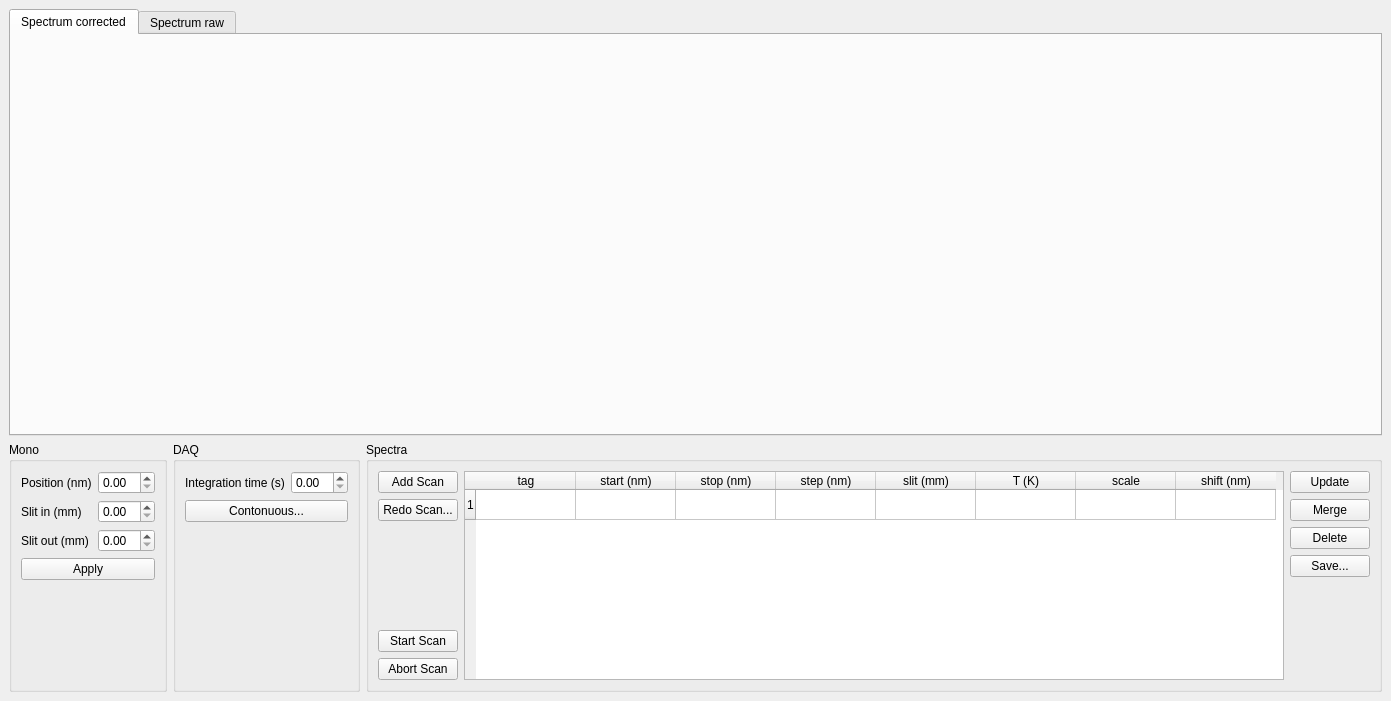
<?xml version="1.0" encoding="UTF-8"?>
<ui version="4.0">
 <class>MainWindow</class>
 <widget class="QMainWindow" name="MainWindow">
  <property name="geometry">
   <rect>
    <x>0</x>
    <y>0</y>
    <width>1369</width>
    <height>701</height>
   </rect>
  </property>
  <property name="windowTitle">
   <string>PLSpec 0.01 beta</string>
  </property>
  <widget class="QWidget" name="centralwidget">
   <layout class="QVBoxLayout" name="verticalLayout_2">
    <item>
     <layout class="QVBoxLayout" name="layout_main_v">
      <item>
       <widget class="QTabWidget" name="tab_main_plots">
        <property name="currentIndex">
         <number>0</number>
        </property>
        <widget class="QWidget" name="tab_spec_corrected">
         <attribute name="title">
          <string>Spectrum corrected</string>
         </attribute>
         <layout class="QVBoxLayout" name="verticalLayout_6">
          <item>
           <layout class="QVBoxLayout" name="layout_spec_raw_v">
            <item>
             <widget class="PlotWidget" name="plot_main_corrected" native="true"/>
            </item>
           </layout>
          </item>
         </layout>
        </widget>
        <widget class="QWidget" name="tab_spec_raw">
         <attribute name="title">
          <string>Spectrum raw</string>
         </attribute>
         <layout class="QVBoxLayout" name="verticalLayout_8">
          <item>
           <layout class="QVBoxLayout" name="layout_spec_corrected_v">
            <item>
             <widget class="PlotWidget" name="plot_main_raw" native="true"/>
            </item>
           </layout>
          </item>
         </layout>
        </widget>
       </widget>
      </item>
      <item>
       <layout class="QHBoxLayout" name="layout_panel_h">
        <item>
         <widget class="QGroupBox" name="gbox_mono">
          <property name="maximumSize">
           <size>
            <width>16777215</width>
            <height>250</height>
           </size>
          </property>
          <property name="title">
           <string>Mono</string>
          </property>
          <layout class="QGridLayout" name="gridLayout_3">
           <item row="0" column="0">
            <layout class="QGridLayout" name="layout_mono_gbox_g">
             <item row="1" column="1">
              <widget class="QDoubleSpinBox" name="sbox_slitin"/>
             </item>
             <item row="1" column="0">
              <widget class="QLabel" name="label_2">
               <property name="text">
                <string>Slit in (mm)</string>
               </property>
              </widget>
             </item>
             <item row="0" column="1">
              <widget class="QDoubleSpinBox" name="sbox_position"/>
             </item>
             <item row="0" column="0">
              <widget class="QLabel" name="label">
               <property name="text">
                <string>Position (nm)</string>
               </property>
              </widget>
             </item>
             <item row="2" column="0">
              <widget class="QLabel" name="label_3">
               <property name="text">
                <string>Slit out (mm)</string>
               </property>
              </widget>
             </item>
             <item row="2" column="1">
              <widget class="QDoubleSpinBox" name="sbox_slitout"/>
             </item>
            </layout>
           </item>
           <item row="2" column="0">
            <spacer name="verticalSpacer_4">
             <property name="orientation">
              <enum>Qt::Vertical</enum>
             </property>
             <property name="sizeHint" stdset="0">
              <size>
               <width>20</width>
               <height>40</height>
              </size>
             </property>
            </spacer>
           </item>
           <item row="1" column="0">
            <widget class="QPushButton" name="btn_apply">
             <property name="text">
              <string>Apply</string>
             </property>
            </widget>
           </item>
          </layout>
         </widget>
        </item>
        <item>
         <widget class="QGroupBox" name="gbox_daq">
          <property name="maximumSize">
           <size>
            <width>16777215</width>
            <height>250</height>
           </size>
          </property>
          <property name="title">
           <string>DAQ</string>
          </property>
          <layout class="QGridLayout" name="gridLayout">
           <item row="0" column="0">
            <layout class="QFormLayout" name="formLayout_3">
             <item row="0" column="0">
              <widget class="QLabel" name="label_4">
               <property name="text">
                <string>Integration time (s)</string>
               </property>
              </widget>
             </item>
             <item row="0" column="1">
              <widget class="QDoubleSpinBox" name="sbox_integration_time"/>
             </item>
            </layout>
           </item>
           <item row="4" column="0">
            <spacer name="verticalSpacer_5">
             <property name="orientation">
              <enum>Qt::Vertical</enum>
             </property>
             <property name="sizeHint" stdset="0">
              <size>
               <width>20</width>
               <height>40</height>
              </size>
             </property>
            </spacer>
           </item>
           <item row="2" column="0">
            <widget class="QPushButton" name="btn_cont">
             <property name="text">
              <string>Contonuous...</string>
             </property>
            </widget>
           </item>
          </layout>
         </widget>
        </item>
        <item>
         <widget class="QGroupBox" name="gbox_spectra">
          <property name="maximumSize">
           <size>
            <width>16777215</width>
            <height>250</height>
           </size>
          </property>
          <property name="title">
           <string>Spectra</string>
          </property>
          <layout class="QHBoxLayout" name="horizontalLayout_3">
           <item>
            <layout class="QHBoxLayout" name="layout_spectra_h">
             <item>
              <layout class="QVBoxLayout" name="layout_spec_left_v">
               <item>
                <widget class="QPushButton" name="btn_add_scan">
                 <property name="text">
                  <string>Add Scan</string>
                 </property>
                </widget>
               </item>
               <item>
                <widget class="QPushButton" name="btn_redo_scan">
                 <property name="text">
                  <string>Redo Scan...</string>
                 </property>
                </widget>
               </item>
               <item>
                <spacer name="verticalSpacer">
                 <property name="orientation">
                  <enum>Qt::Vertical</enum>
                 </property>
                 <property name="sizeHint" stdset="0">
                  <size>
                   <width>20</width>
                   <height>40</height>
                  </size>
                 </property>
                </spacer>
               </item>
               <item>
                <widget class="QPushButton" name="btn_start_scan">
                 <property name="text">
                  <string>Start Scan</string>
                 </property>
                </widget>
               </item>
               <item>
                <widget class="QPushButton" name="btn_abort_scan">
                 <property name="text">
                  <string>Abort Scan</string>
                 </property>
                </widget>
               </item>
              </layout>
             </item>
             <item>
              <widget class="QTableWidget" name="table_specs">
               <property name="minimumSize">
                <size>
                 <width>820</width>
                 <height>0</height>
                </size>
               </property>
               <property name="maximumSize">
                <size>
                 <width>1200</width>
                 <height>400</height>
                </size>
               </property>
               <row>
                <property name="text">
                 <string>1</string>
                </property>
               </row>
               <column>
                <property name="text">
                 <string>tag</string>
                </property>
               </column>
               <column>
                <property name="text">
                 <string>start (nm)</string>
                </property>
               </column>
               <column>
                <property name="text">
                 <string>stop (nm)</string>
                </property>
               </column>
               <column>
                <property name="text">
                 <string>step (nm)</string>
                </property>
               </column>
               <column>
                <property name="text">
                 <string>slit (mm)</string>
                </property>
               </column>
               <column>
                <property name="text">
                 <string>T (K)</string>
                </property>
               </column>
               <column>
                <property name="text">
                 <string>scale</string>
                </property>
               </column>
               <column>
                <property name="text">
                 <string>shift (nm)</string>
                </property>
               </column>
              </widget>
             </item>
             <item>
              <layout class="QVBoxLayout" name="layout_spec_right_v">
               <item>
                <widget class="QPushButton" name="btn_update">
                 <property name="text">
                  <string>Update</string>
                 </property>
                </widget>
               </item>
               <item>
                <widget class="QPushButton" name="btn_merge">
                 <property name="text">
                  <string>Merge</string>
                 </property>
                </widget>
               </item>
               <item>
                <widget class="QPushButton" name="btn_delete">
                 <property name="text">
                  <string>Delete</string>
                 </property>
                </widget>
               </item>
               <item>
                <widget class="QPushButton" name="btn_save">
                 <property name="text">
                  <string>Save...</string>
                 </property>
                </widget>
               </item>
               <item>
                <spacer name="verticalSpacer_2">
                 <property name="orientation">
                  <enum>Qt::Vertical</enum>
                 </property>
                 <property name="sizeHint" stdset="0">
                  <size>
                   <width>20</width>
                   <height>40</height>
                  </size>
                 </property>
                </spacer>
               </item>
              </layout>
             </item>
            </layout>
           </item>
          </layout>
         </widget>
        </item>
        <item>
         <spacer name="horizontalSpacer">
          <property name="orientation">
           <enum>Qt::Horizontal</enum>
          </property>
          <property name="sizeHint" stdset="0">
           <size>
            <width>40</width>
            <height>20</height>
           </size>
          </property>
         </spacer>
        </item>
       </layout>
      </item>
     </layout>
    </item>
   </layout>
  </widget>
  <widget class="QMenuBar" name="menubar">
   <property name="geometry">
    <rect>
     <x>0</x>
     <y>0</y>
     <width>1369</width>
     <height>21</height>
    </rect>
   </property>
  </widget>
 </widget>
 <customwidgets>
  <customwidget>
   <class>PlotWidget</class>
   <extends>QWidget</extends>
   <header>pyqtgraph</header>
   <container>1</container>
  </customwidget>
 </customwidgets>
 <resources/>
 <connections/>
</ui>
